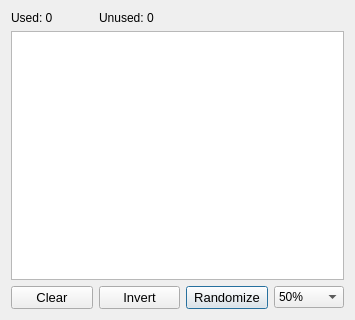
<?xml version="1.0" encoding="UTF-8"?>
<ui version="4.0">
 <class>InputDimensions</class>
 <widget class="QDialog" name="InputDimensions">
  <property name="geometry">
   <rect>
    <x>0</x>
    <y>0</y>
    <width>355</width>
    <height>320</height>
   </rect>
  </property>
  <property name="windowTitle">
   <string>Input Dimensions</string>
  </property>
  <layout class="QGridLayout" name="gridLayout">
   <item row="1" column="0" colspan="4">
    <widget class="QListWidget" name="dimList">
     <property name="selectionMode">
      <enum>QAbstractItemView::MultiSelection</enum>
     </property>
    </widget>
   </item>
   <item row="0" column="1">
    <widget class="QLabel" name="TestLabel">
     <property name="text">
      <string>Unused: 0</string>
     </property>
    </widget>
   </item>
   <item row="0" column="0">
    <widget class="QLabel" name="TrainLabel">
     <property name="text">
      <string>Used: 0</string>
     </property>
    </widget>
   </item>
   <item row="2" column="2">
    <widget class="QPushButton" name="randomizeSelectionButton">
     <property name="sizePolicy">
      <sizepolicy hsizetype="Preferred" vsizetype="Fixed">
       <horstretch>0</horstretch>
       <verstretch>0</verstretch>
      </sizepolicy>
     </property>
     <property name="font">
      <font>
       <pointsize>10</pointsize>
      </font>
     </property>
     <property name="toolTip">
      <string>Randomly select samples</string>
     </property>
     <property name="text">
      <string>Randomize</string>
     </property>
     <property name="default">
      <bool>true</bool>
     </property>
    </widget>
   </item>
   <item row="2" column="3">
    <widget class="QComboBox" name="randomCombo">
     <property name="enabled">
      <bool>true</bool>
     </property>
     <property name="sizePolicy">
      <sizepolicy hsizetype="Fixed" vsizetype="Fixed">
       <horstretch>0</horstretch>
       <verstretch>0</verstretch>
      </sizepolicy>
     </property>
     <property name="maximumSize">
      <size>
       <width>70</width>
       <height>16777215</height>
      </size>
     </property>
     <property name="font">
      <font>
       <pointsize>9</pointsize>
      </font>
     </property>
     <property name="currentIndex">
      <number>4</number>
     </property>
     <item>
      <property name="text">
       <string>10%</string>
      </property>
     </item>
     <item>
      <property name="text">
       <string>20%</string>
      </property>
     </item>
     <item>
      <property name="text">
       <string>30%</string>
      </property>
     </item>
     <item>
      <property name="text">
       <string>40%</string>
      </property>
     </item>
     <item>
      <property name="text">
       <string>50%</string>
      </property>
     </item>
     <item>
      <property name="text">
       <string>60%</string>
      </property>
     </item>
     <item>
      <property name="text">
       <string>70%</string>
      </property>
     </item>
     <item>
      <property name="text">
       <string>80%</string>
      </property>
     </item>
     <item>
      <property name="text">
       <string>90%</string>
      </property>
     </item>
     <item>
      <property name="text">
       <string>100%</string>
      </property>
     </item>
    </widget>
   </item>
   <item row="2" column="1">
    <widget class="QPushButton" name="invertSelectionButton">
     <property name="font">
      <font>
       <pointsize>10</pointsize>
      </font>
     </property>
     <property name="text">
      <string>Invert</string>
     </property>
    </widget>
   </item>
   <item row="2" column="0">
    <widget class="QPushButton" name="clearSelectionButton">
     <property name="font">
      <font>
       <pointsize>10</pointsize>
      </font>
     </property>
     <property name="text">
      <string>Clear</string>
     </property>
    </widget>
   </item>
  </layout>
 </widget>
 <resources/>
 <connections/>
</ui>
